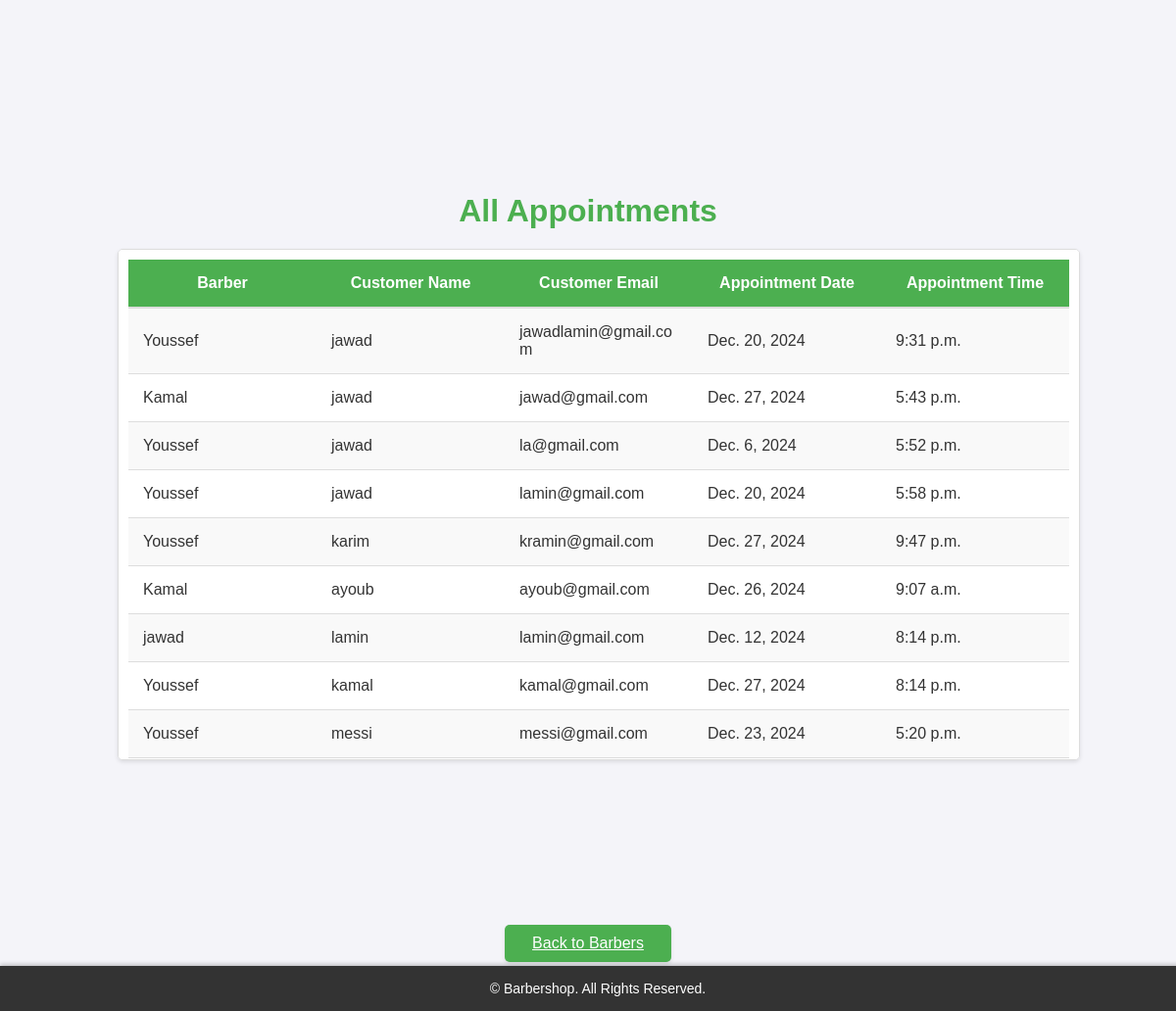
Screenshot of /all_appointments/ with the database file from the repository.
### appointments/models.py (models this page shows, shortened)
class Appointment(models.Model):
    barber = models.ForeignKey(Barber, on_delete=models.CASCADE)
    customer_name = models.CharField(max_length=100)
    customer_email = models.EmailField()
    date = models.DateField()
    time = models.TimeField()

class Barber(models.Model):
    name = models.CharField(max_length=100)
    expertise = models.CharField(max_length=200, blank=True)
    phone_number = models.CharField(max_length=15, blank=True)  # Optional
    location = models.CharField(max_length=255, blank=True)      # Optional
    rating = models.DecimalField(max_digits=3, decimal_places=2, default=0.00)

### appointments/views.py (the view)
# urls.py: path('all_appointments/', views.all_appointments, name='all_appointments')
def all_appointments(request):
    appointments = Appointment.objects.all()  # Get all appointments
    return render(request, 'appointments/all_appointments.html', {'appointments': appointments})

### appointments/templates/appointments/all_appointments.html (shortened to what this page needs)
{% extends "base.html" %}
{% load static %}
{% block cssfiles %}
<link rel="stylesheet" href="{% static 'appointments/all_appointments.css' %}">
{% endblock  %}
{% block content %}
<div class="appointments-container">
    <h1>All Appointments</h1>
    <div class="table-container">
        <table>
            <thead>
                <tr>
                    <th>Barber</th>
                    <th>Customer Name</th>
                    <th>Customer Email</th>
                    <th>Appointment Date</th>
                    <th>Appointment Time</th>
                </tr>
            </thead>
            <tbody>
                {% for appointment in appointments %}
                    <tr>
                        <td>{{ appointment.barber.name }}</td>
                        <td>{{ appointment.customer_name }}</td>
                        <td>{{ appointment.customer_email }}</td>
                        <td>{{ appointment.date }}</td>
                        <td>{{ appointment.time }}</td>
                    </tr>
                {% empty %}
                    <tr>
                        <td colspan="5" style="text-align: center;">No appointments found</td>
                    </tr>
                {% endfor %}
            </tbody>
        </table>
    </div>
    <a href="{% url 'index' %}" class="back-button">Back to Barbers</a>
</div>
{% endblock %}

### templates/base.html (shortened to what this page needs)
<html lang="en">
<head>
    {% load static %}
    <link rel="stylesheet" href="{% static 'base.css' %}">
    {% block cssfiles %}
    {% endblock %}
</head>
<body>
    <main>
        {% block content %}{% endblock %}
    </main>
    <footer>
        &copy; {{ year }} Barbershop. All Rights Reserved.
    </footer>
</body>
</html>

### static/base.css (style rules this page uses)
body { font-family: Arial, sans-serif; margin: 0; padding: 0; background-color: #f4f4f9; color: #333; display: flex; flex-direction: column; height: 100vh; }
main { padding-left: 10%; padding-right: 10%; display: flex; justify-content: center; align-items: center; height: 100vh; }
footer { position: fixed; bottom: 0; left: 0; width: 100%; background-color: #333; color: white; text-align: center; padding: 15px 10px; font-size: 14px; box-shadow: 0 -2px 4px rgba(0, 0, 0, 0.2); z-index: 100; }

### appointments/static/appointments/all_appointments.css (style rules this page uses)
.table-container { flex-grow: 1; overflow-y: auto; max-height: 500px; width: 100%; border: 1px solid #ddd; border-radius: 5px; background: white; padding: 10px; box-shadow: 0 2px 4px rgba(0, 0, 0, 0.1); margin-bottom: 80px; }
.appointments-container h1 { text-align: center; color: #4CAF50; margin-bottom: 20px; }
table { width: 100%; border-collapse: collapse; table-layout: fixed; }
th { position: sticky; top: 0; z-index: 2; background-color: #4CAF50; color: white; padding: 15px; border-bottom: 2px solid #ddd; }
td { padding: 15px; text-align: left; word-wrap: break-word; border-bottom: 1px solid #ddd; }
tr:nth-child(odd) td { background-color: #f9f9f9; }
tr:nth-child(even) td { background-color: #ffffff; }
.back-button { display: block; width: 150px; margin: 30px auto; padding: 10px; background-color: #4CAF50; color: white; border: none; border-radius: 5px; text-align: center; cursor: pointer; box-shadow: 0 2px 4px rgba(0, 0, 0, 0.1); }
.back-button { position: fixed; bottom: 20px; left: 50%; transform: translateX(-50%); width: 150px; padding: 10px; background-color: #4CAF50; color: white; border: none; border-radius: 5px; text-align: center; cursor: pointer; box-shadow: 0 2px 4px rgba(0, 0, 0, 0.1); z-index: 100; }

### rows the page displays
Appointment: barber.name "Youssef", customer_name "jawad", customer_email "jawadlamin@gmail.com", date "Dec. 20, 2024", time "9:31 p.m."
Appointment: barber.name "Kamal", customer_name "jawad", customer_email "jawad@gmail.com", date "Dec. 27, 2024", time "5:43 p.m."
Appointment: barber.name "Youssef", customer_name "jawad", customer_email "la@gmail.com", date "Dec. 6, 2024", time "5:52 p.m."
Appointment: barber.name "Youssef", customer_name "jawad", customer_email "lamin@gmail.com", date "Dec. 20, 2024", time "5:58 p.m."
Appointment: barber.name "Youssef", customer_name "karim", customer_email "kramin@gmail.com", date "Dec. 27, 2024", time "9:47 p.m."
Appointment: barber.name "Kamal", customer_name "ayoub", customer_email "ayoub@gmail.com", date "Dec. 26, 2024", time "9:07 a.m."
Appointment: barber.name "jawad", customer_name "lamin", customer_email "lamin@gmail.com", date "Dec. 12, 2024", time "8:14 p.m."
Appointment: barber.name "Youssef", customer_name "kamal", customer_email "kamal@gmail.com", date "Dec. 27, 2024", time "8:14 p.m."
Appointment: barber.name "Youssef", customer_name "messi", customer_email "messi@gmail.com", date "Dec. 23, 2024", time "5:20 p.m."
